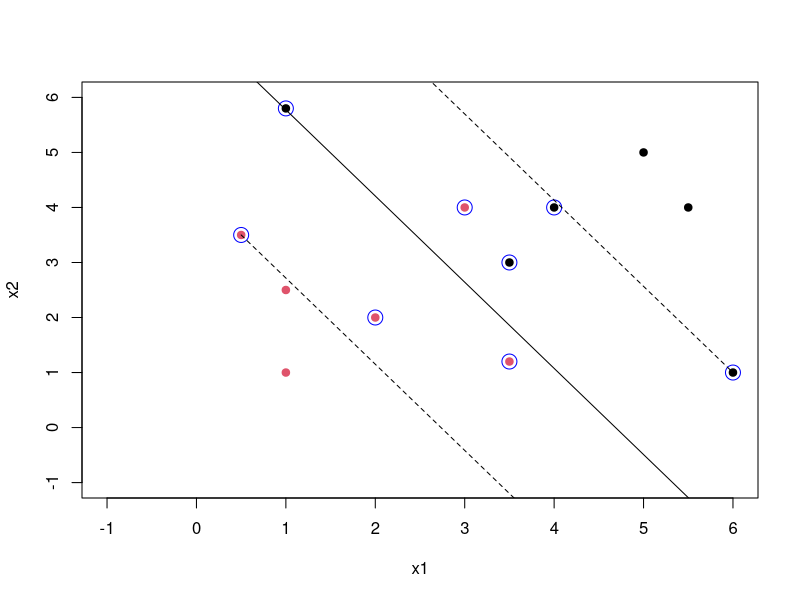

Here is the R script that generated this plot:
# http://stats.stackexchange.com/questions/31066/what-is-the-influence-of-c-in-svms-with-linear-kernel
# http://stackoverflow.com/questions/21827776/plot-margins-for-support-vector-machine

rm(list=ls(all=TRUE))

x1s <- c(.5,1,1,2,3,3.5,     1,3.5,4,5,5.5,6)
x2s <- c(3.5,1,2.5,2,4,1.2,  5.8,3,4,5,4,1)
ys <- c(rep(+1,6),          rep(-1,6))
my.data <- data.frame(x1=x1s, x2=x2s, type=as.factor(ys))
my.data
#install.packages('e1071')
library('e1071')

# use one of the following two options
svm.model <- svm(type ~ ., data=my.data,
          type='C-classification', kernel='linear', scale=FALSE, cost = 0.1) # cost = 10 or 0.1
svm.model

# svm.model$index is the indices of support vectors
plot(my.data[,-3],col=(ys+3)/2, pch=19, xlim=c(-1,6), ylim=c(-1,6))
points(my.data[svm.model$index,c(1,2)],col="blue",cex=2) 

x1min = min(x1s); x1max = max(x1s);
x2min = min(x2s); x2max = max(x2s);

coef1 = sum(svm.model$coefs*x1s[svm.model$index]);
coef2 = sum(svm.model$coefs*x2s[svm.model$index]);
lines(c(x1min,x1max),  (svm.model$rho-coef1*c(x1min, x1max))/coef2)
lines(c(x1min,x1max),  (svm.model$rho+1-coef1*c(x1min, x1max))/coef2, lty=2)
lines(c(x1min,x1max),  (svm.model$rho-1-coef1*c(x1min, x1max))/coef2, lty=2)

